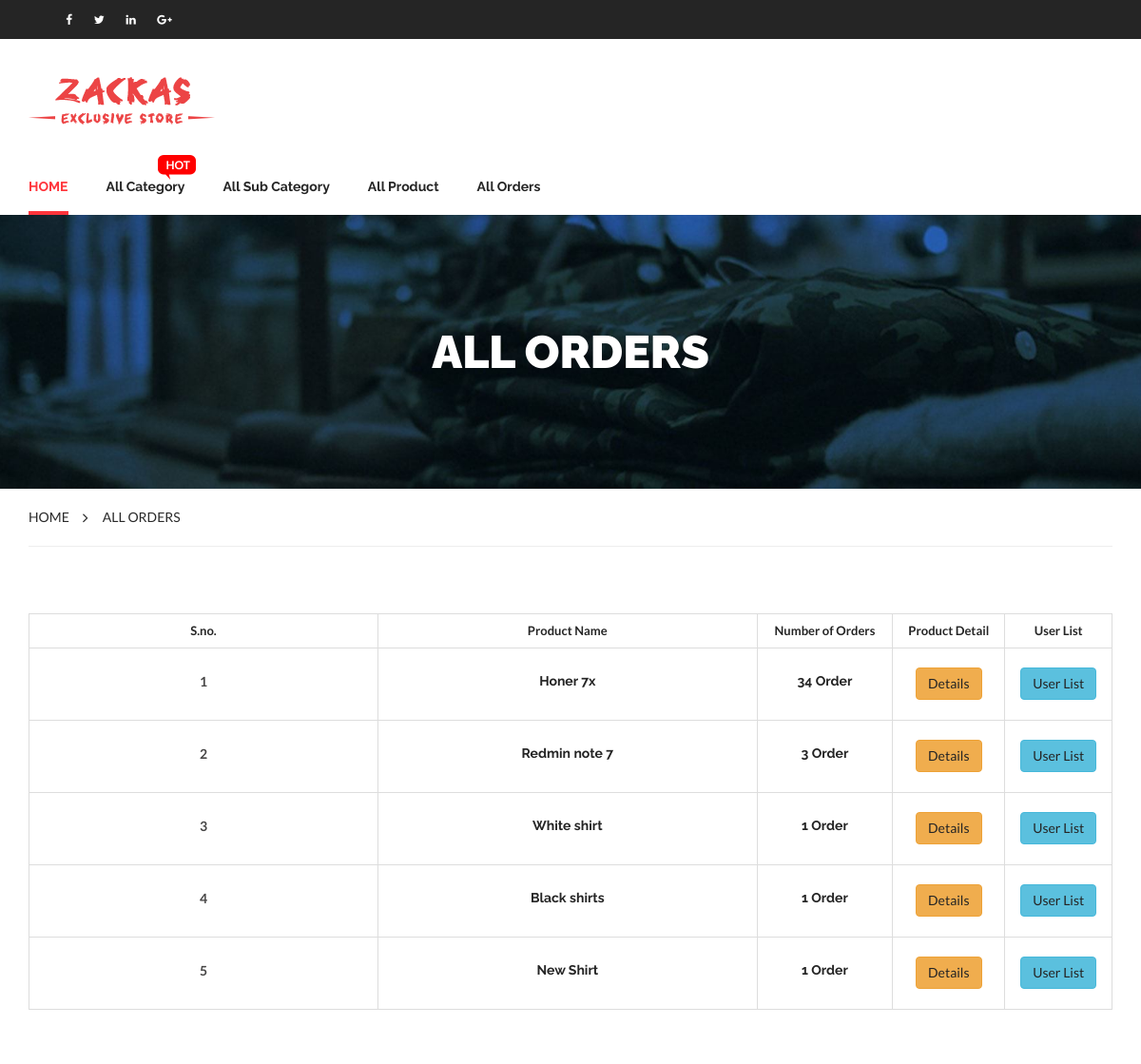
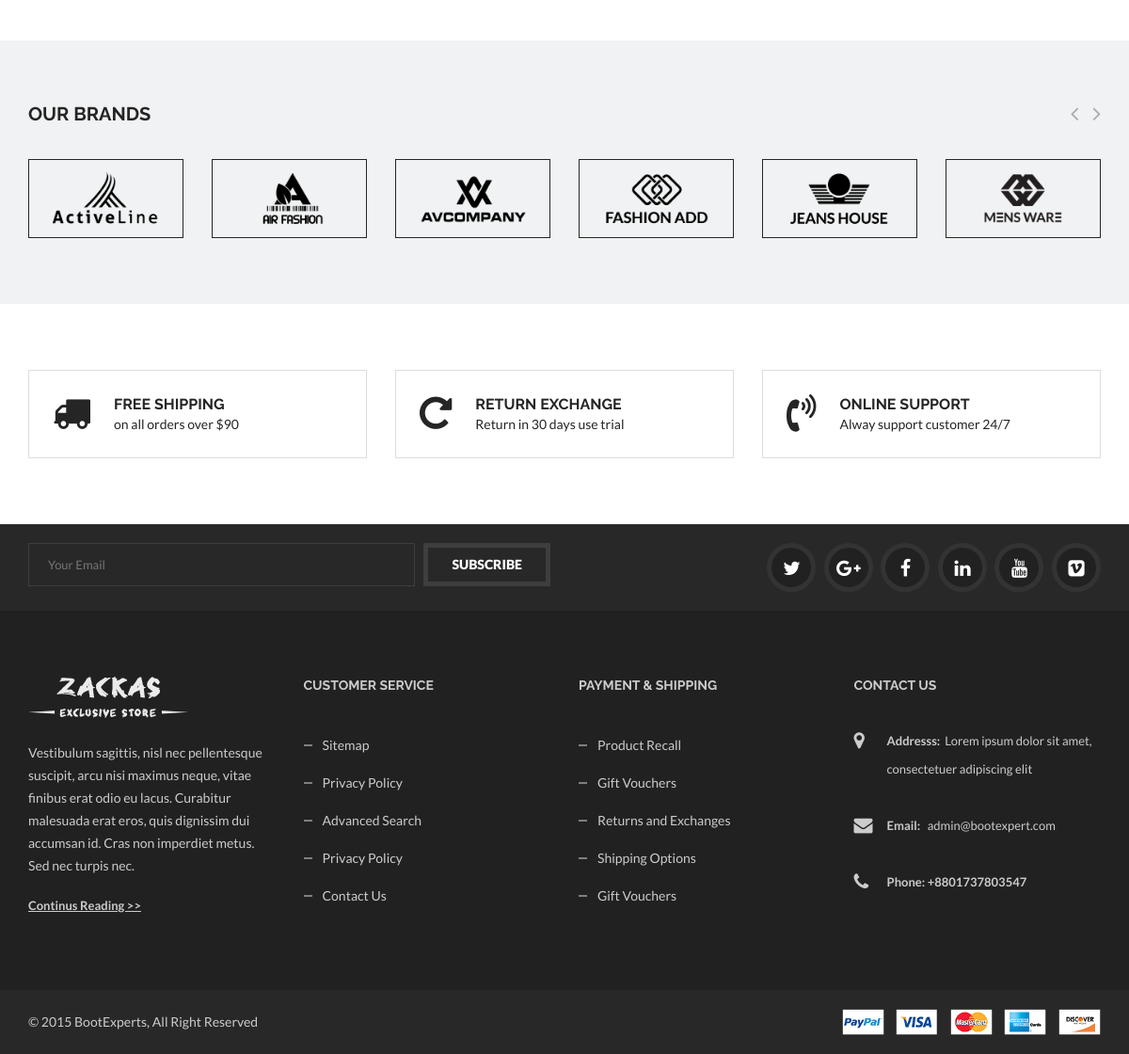
Screenshot of /All_orders/ with the database file from the repository (2 pictures, top to bottom).
### shopping/models.py (models this page shows, shortened)
class Product(models.Model):
    subcategory = models.ForeignKey(Sub_category,on_delete=models.CASCADE,null=True)
    name = models.CharField(max_length=100,null=True)
    price = models.CharField(max_length=100,null=True)
    discription = models.TextField(max_length=500,null=True)
    img1 = models.FileField(null=True)
    img2 = models.FileField(null=True)
    img3 = models.FileField(null=True)

### shopping/views.py (the view)
# urls.py: url(r'^All_orders/$',All_order,name='all_order'),
def All_order(request):
    all_ordered_product = []
    for i in Product.objects.all():
        data = Order_placed.objects.filter(product = i)
        if data:
            all_ordered_product.append(i)
    d = {"all_ordered_product":all_ordered_product}
    return render(request,'all_order.html',d)

### shopping/templates/all_order.html (shortened to what this page needs)
{% extends 'base2.html' %}
{% block body %}
{% load static %}
<div class="page-banner padding-120 fix">
	<div class="container">
		<div class="row">
			<div class="col-xs-12">
				<h1>All Orders</h1>
			</div>
		</div>
	</div>
</div>
<div class="page-breadcrumb fix">
	<div class="container">
		<div class="row">
			<div class="col-sm-12">
				<ul>
					<li><a href="">Home</a></li>
					<li><span>All Orders</span></li>
                    </ul>
			</div>
		</div>
	</div>
</div>
<div class="about-page page margin-70 fix">
	<div class="container">
		<div class="row">
			<div class="col-xs-12">
				<div class="table-responsive">
					<table class="table cart-table">
						<thead>
							<tr>
								<th class="width-1">S.no.</th>
								<th class="width-2">Product Name</th>
								<th class="width-6">Number of Orders</th>
                                <th class="width-6">Product Detail</th>
								<th class="width-6">User List</th>
							</tr>
						</thead>
						<tbody>
							{% for i in all_ordered_product %}
							<tr class="carttr_1">
								<td >
									<div class="cartpage-pro-dec">
										<center><a href="">{{ forloop.counter }}</a></center>
									</div>
								</td>
								<td>
									<div class="cart-page-price">
										<h5>{{ i.name }}</h5>
									</div>
								</td>
								<td>
									<div class="cartpage-delete-item">
                                        <h5>{{ i.order_placed_set.count }} Order</h5>
										</div>
								</td>
                                <td>
									<div class="cart-page-price">
                                        <button class="btn btn-warning"><a href="{% url 'product_detail' i.id %}">Details</a></button>
									</div>
								</td>
								<td>
									<div class="cart-page-price">
                                        <button class="btn btn-info"><a href="{% url 'user_list' i.id %}">User List</a></button>
									</div>
								</td>
							</tr>
							{% endfor %}
						</tbody>
					</table>
				</div>
			</div>
		</div>
	</div>
</div>
{% endblock %}

### shopping/static/css/style.css (style rules this page uses)
body { color: #252525; font-family: lato,Arial,Helvetica,sans-serif; font-size: 13px; font-style: normal; font-weight: 400; line-height: 20px; visibility: visible; }
h1, h2, h3, h4, h5, h6 { color: #252525; font-family: 'Raleway', sans-serif; font-weight: 700; line-height: 1.35; margin: 0 0 5px; }
ul { list-style: outside none none; margin: 0; padding: 0 }
.fix { overflow:hidden }
.margin-70 { margin-bottom: 70px; margin-top: 70px; }
.padding-120 { padding-bottom: 120px; padding-top: 120px; }
.page-banner { background: rgba(0, 0, 0, 0) url("img/background/shop-banner.jpg") no-repeat center center; -webkit-background-size: cover; background-size: cover; text-align: center; }
.page-banner h1 { color: #fff; font-size: 48px; font-weight: 900; line-height: 48px; margin: 0; text-transform: uppercase; }
.page-breadcrumb ul { border-bottom: 1px solid #eee; display: block; float: left; padding: 20px 0; width: 100%; }
.page-breadcrumb ul li { display: block; float: left; margin-right: 15px; padding-right: 20px; position: relative; }
.page-breadcrumb ul li:last-child { margin-right: 0; padding-right: 0; }
.page-breadcrumb ul li a { color: #2a2a2a; display: block; font-size: 14px; text-transform: uppercase; }
.page-breadcrumb ul li::before { content: "\f105"; font-family: fontawesome; color: #2a2a2a; font-size: 16px; position: absolute; right: 0; }
.page-breadcrumb ul li:last-child::before { content: ""; }
.page-breadcrumb ul li span { color: #2a2a2a; display: block; font-size: 14px; text-transform: uppercase; }
.cart-table { border: 1px solid #ddd; margin-bottom: 30px; }
.table > thead > tr > th, .table > tbody > tr > td { border-bottom: 1px solid #ddd; border-right: 1px solid #ddd; text-align: center; vertical-align: middle; }
.table > thead > tr > th:last-child, .table > tbody > tr > td:last-child { border-right: 0px solid #ddd; }
.cart-table .width-1 { width: 16%; }
.cart-table .width-2 { width: 35%; }
.cartpage-image, .cartpage-pro-dec { padding: 17px 32px; }
.cartpage-pro-dec { min-width: 350px; text-align: left; }
.cartpage-pro-dec a { color: #464545; display: block; font-size: 14px; font-weight: 700; margin-bottom: 5px; }
.cart-page-price { min-width: 80px; }

### rows the page displays
Product: name "Honer 7x", order_placed_set.count "34"
Product: name "Redmin note 7", order_placed_set.count "3"
Product: name "White shirt", order_placed_set.count "1"
Product: name "Black shirts", order_placed_set.count "1"
Product: name "New Shirt", order_placed_set.count "1"
